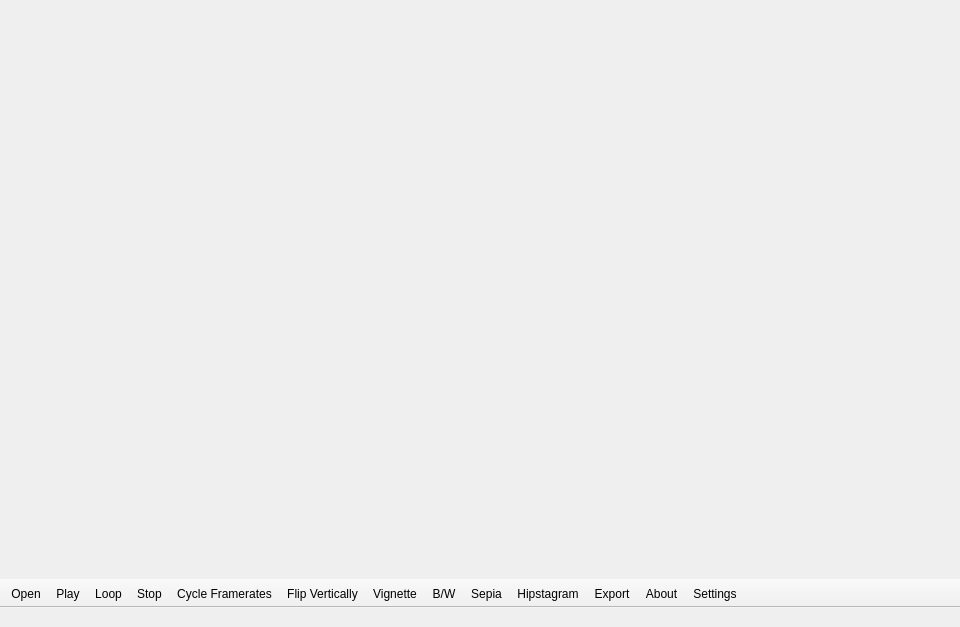
<?xml version="1.0" encoding="UTF-8"?>
<ui version="4.0">
 <class>MainWindow</class>
 <widget class="QMainWindow" name="MainWindow">
  <property name="geometry">
   <rect>
    <x>0</x>
    <y>0</y>
    <width>960</width>
    <height>627</height>
   </rect>
  </property>
  <property name="windowTitle">
   <string>zeitdice</string>
  </property>
  <property name="styleSheet">
   <string notr="true"/>
  </property>
  <property name="documentMode">
   <bool>false</bool>
  </property>
  <property name="tabShape">
   <enum>QTabWidget::Rounded</enum>
  </property>
  <widget class="QWidget" name="centralwidget">
   <property name="minimumSize">
    <size>
     <width>960</width>
     <height>540</height>
    </size>
   </property>
   <property name="maximumSize">
    <size>
     <width>1920</width>
     <height>1080</height>
    </size>
   </property>
  </widget>
  <widget class="QStatusBar" name="statusbar">
   <property name="sizeGripEnabled">
    <bool>false</bool>
   </property>
  </widget>
  <widget class="QToolBar" name="toolbar">
   <property name="windowTitle">
    <string>toolBar</string>
   </property>
   <property name="layoutDirection">
    <enum>Qt::LeftToRight</enum>
   </property>
   <property name="autoFillBackground">
    <bool>true</bool>
   </property>
   <property name="movable">
    <bool>false</bool>
   </property>
   <property name="iconSize">
    <size>
     <width>32</width>
     <height>32</height>
    </size>
   </property>
   <property name="toolButtonStyle">
    <enum>Qt::ToolButtonTextUnderIcon</enum>
   </property>
   <property name="floatable">
    <bool>false</bool>
   </property>
   <attribute name="toolBarArea">
    <enum>BottomToolBarArea</enum>
   </attribute>
   <attribute name="toolBarBreak">
    <bool>false</bool>
   </attribute>
   <addaction name="actionOpen"/>
   <addaction name="actionPlay"/>
   <addaction name="actionLoop"/>
   <addaction name="actionStop"/>
   <addaction name="actionCycleFramerates"/>
   <addaction name="actionFlipVertically"/>
   <addaction name="actionVignette"/>
   <addaction name="actionBlackWhite"/>
   <addaction name="actionSepia"/>
   <addaction name="actionHipstagram"/>
   <addaction name="actionMovie"/>
   <addaction name="actionAbout"/>
   <addaction name="actionSettings"/>
  </widget>
  <action name="actionPlay">
   <property name="icon">
    <iconset resource="zeitdice.qrc">
     <normaloff>:/icons/icons/play.png</normaloff>:/icons/icons/play.png</iconset>
   </property>
   <property name="text">
    <string>Play</string>
   </property>
   <property name="iconText">
    <string>Play</string>
   </property>
   <property name="toolTip">
    <string>Start playback of the sequence</string>
   </property>
   <property name="visible">
    <bool>true</bool>
   </property>
   <property name="iconVisibleInMenu">
    <bool>true</bool>
   </property>
  </action>
  <action name="actionStop">
   <property name="icon">
    <iconset resource="zeitdice.qrc">
     <normaloff>:/icons/icons/stop.png</normaloff>:/icons/icons/stop.png</iconset>
   </property>
   <property name="text">
    <string>Stop</string>
   </property>
   <property name="toolTip">
    <string>Stop playing back the sequence</string>
   </property>
   <property name="shortcut">
    <string>Ctrl+S</string>
   </property>
  </action>
  <action name="actionLoop">
   <property name="icon">
    <iconset resource="zeitdice.qrc">
     <normaloff>:/icons/icons/repeat.png</normaloff>:/icons/icons/repeat.png</iconset>
   </property>
   <property name="text">
    <string>Loop</string>
   </property>
   <property name="toolTip">
    <string>Enable or disable looped playback</string>
   </property>
   <property name="shortcut">
    <string>Ctrl+L</string>
   </property>
  </action>
  <action name="actionMovie">
   <property name="icon">
    <iconset resource="zeitdice.qrc">
     <normaloff>:/icons/icons/download.png</normaloff>:/icons/icons/download.png</iconset>
   </property>
   <property name="text">
    <string>Export</string>
   </property>
   <property name="toolTip">
    <string>Export the sequence as a movie file</string>
   </property>
   <property name="shortcut">
    <string>Ctrl+M</string>
   </property>
  </action>
  <action name="actionAbout">
   <property name="icon">
    <iconset resource="zeitdice.qrc">
     <normaloff>:/icons/icons/info.png</normaloff>:/icons/icons/info.png</iconset>
   </property>
   <property name="text">
    <string>About</string>
   </property>
   <property name="toolTip">
    <string>About this application</string>
   </property>
  </action>
  <action name="actionCycleFramerates">
   <property name="icon">
    <iconset resource="zeitdice.qrc">
     <normaloff>:/icons/icons/sort-amount-asc.png</normaloff>:/icons/icons/sort-amount-asc.png</iconset>
   </property>
   <property name="text">
    <string>Cycle Framerates</string>
   </property>
   <property name="toolTip">
    <string>Cycle through all available framerates</string>
   </property>
   <property name="shortcut">
    <string>Ctrl+C</string>
   </property>
  </action>
  <action name="actionVignette">
   <property name="checkable">
    <bool>true</bool>
   </property>
   <property name="icon">
    <iconset resource="zeitdice.qrc">
     <normaloff>:/icons/icons/magic.png</normaloff>:/icons/icons/magic.png</iconset>
   </property>
   <property name="text">
    <string>Vignette</string>
   </property>
   <property name="toolTip">
    <string>Apply a vignette filter to the video (makes the images darker towards the borders)</string>
   </property>
   <property name="shortcut">
    <string>Ctrl+V</string>
   </property>
  </action>
  <action name="actionBlackWhite">
   <property name="checkable">
    <bool>true</bool>
   </property>
   <property name="icon">
    <iconset resource="zeitdice.qrc">
     <normaloff>:/icons/icons/magic.png</normaloff>:/icons/icons/magic.png</iconset>
   </property>
   <property name="text">
    <string>B/W</string>
   </property>
   <property name="toolTip">
    <string>Apply a black and white filter to the video</string>
   </property>
   <property name="shortcut">
    <string>Ctrl+B</string>
   </property>
  </action>
  <action name="actionSepia">
   <property name="checkable">
    <bool>true</bool>
   </property>
   <property name="icon">
    <iconset resource="zeitdice.qrc">
     <normaloff>:/icons/icons/magic.png</normaloff>:/icons/icons/magic.png</iconset>
   </property>
   <property name="text">
    <string>Sepia</string>
   </property>
   <property name="toolTip">
    <string>Apply a sepia color effect to the video</string>
   </property>
   <property name="shortcut">
    <string>Ctrl+E</string>
   </property>
  </action>
  <action name="actionHipstagram">
   <property name="checkable">
    <bool>true</bool>
   </property>
   <property name="icon">
    <iconset resource="zeitdice.qrc">
     <normaloff>:/icons/icons/magic.png</normaloff>:/icons/icons/magic.png</iconset>
   </property>
   <property name="text">
    <string>Hipstagram</string>
   </property>
   <property name="toolTip">
    <string>Apply the Hipstagram effect to the video</string>
   </property>
   <property name="shortcut">
    <string>Ctrl+H</string>
   </property>
  </action>
  <action name="actionSettings">
   <property name="icon">
    <iconset resource="zeitdice.qrc">
     <normaloff>:/icons/icons/cogs.png</normaloff>:/icons/icons/cogs.png</iconset>
   </property>
   <property name="text">
    <string>Settings</string>
   </property>
   <property name="toolTip">
    <string>Edit settings</string>
   </property>
  </action>
  <action name="actionOpen">
   <property name="icon">
    <iconset resource="zeitdice.qrc">
     <normaloff>:/icons/icons/folder-open.png</normaloff>:/icons/icons/folder-open.png</iconset>
   </property>
   <property name="text">
    <string>Open</string>
   </property>
   <property name="toolTip">
    <string>Choose a folder to open footage from</string>
   </property>
  </action>
  <action name="actionFlipVertically">
   <property name="icon">
    <iconset resource="zeitdice.qrc">
     <normaloff>:/icons/icons/magic.png</normaloff>:/icons/icons/magic.png</iconset>
   </property>
   <property name="text">
    <string>Flip Vertically</string>
   </property>
   <property name="toolTip">
    <string>Flip the footage in the vertical domain</string>
   </property>
  </action>
 </widget>
 <resources>
  <include location="zeitdice.qrc"/>
 </resources>
 <connections/>
</ui>
